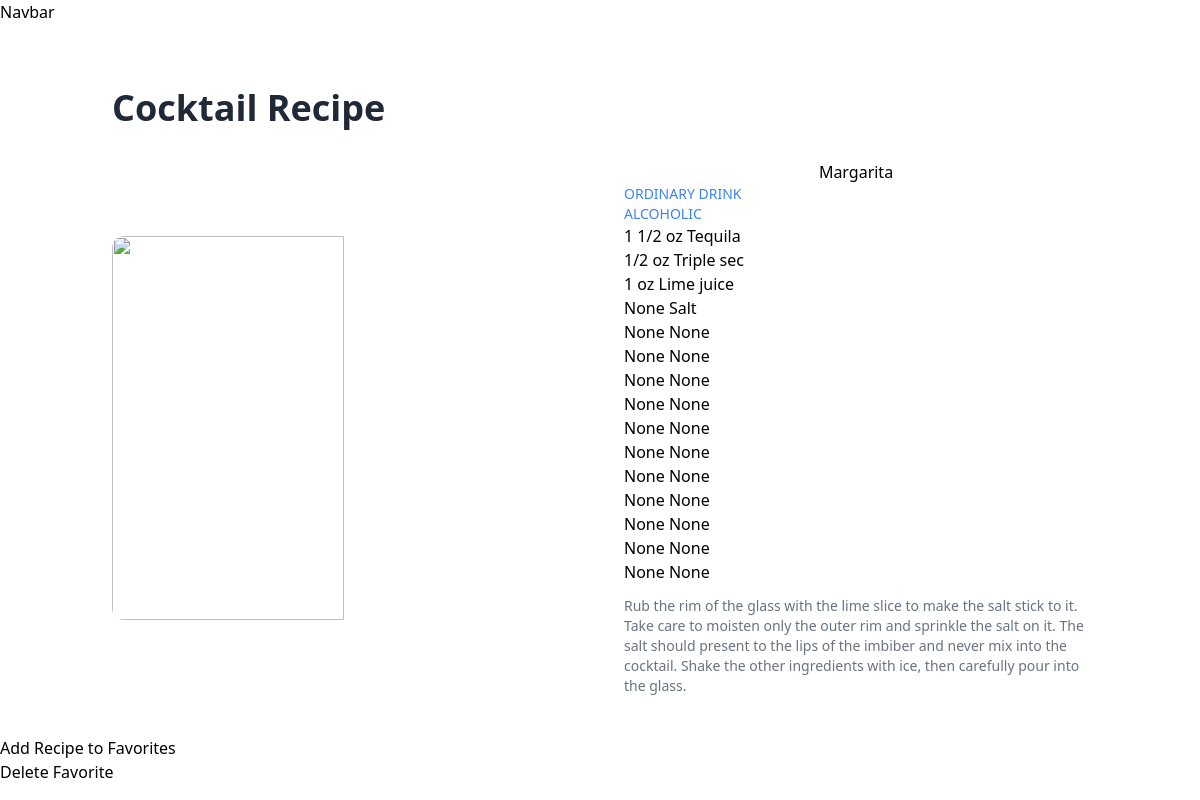
The page /get/cocktail/1 on the database its author committed.
### cocktail/models.py (models this page shows, shortened)
class Cocktail(models.Model):
    image = models.ImageField(null=True, default=None, blank=True)
    cocktail_id = models.IntegerField(editable=False, unique = False, default = 1)
    drinkName = models.CharField(max_length = 200, default = "")
    instructions = models.TextField()
    ingredient1 = models.CharField(max_length = 200, default = "")
    ingredient2 = models.CharField(max_length = 200, default = "")
    ingredient3 = models.CharField(max_length = 200, default = "")
    category = models.CharField(max_length = 200, default = "")
    glass = models.CharField(max_length = 200, default = "")
    ingredient4 = models.CharField(max_length = 200, default = "", null = True)
    ingredient5  = models.CharField(max_length = 200, default = "", null = True)
    ingredient6 = models.CharField(max_length = 200, default = "", null = True)
    ingredient7 = models.CharField(max_length = 200, default = "", null = True)
    ingredient8  = models.CharField(max_length = 200, default = "", null = True)
    ingredient9  = models.CharField(max_length = 200, default = "", null = True)
    ingredient10  = models.CharField(max_length = 200, default = "None", null= True)
    ingredient11 = models.CharField(max_length = 200, null = True, default = "None")
    ingredient12  = models.CharField(max_length = 200, default = "None", null = True)
    ingredient13 = models.CharField(max_length = 200, default = "None", null = True)
    ingredient14 = models.CharField(max_length = 200, default = "None", null = True)
    ingredient15  = models.CharField(max_length = 200, default = "None", null = True)
    measure1  = models.CharField(max_length = 200, default = "None", null = True)
    measure2  = models.CharField(max_length = 200, default = "None", null = True)
    measure3  = models.CharField(max_length = 200, default = "None", null = True)
    measure4 = models.CharField(max_length = 200, default = "None", null = True)
    measure5 = models.CharField(max_length = 200, default = "None", null = True)
    measure6 = models.CharField(max_length = 200, default = "None", null = True)
    measure7 = models.CharField(max_length = 200, default = "None", null = True)
    measure8 = models.CharField(max_length = 200, default = "None", null = True)
    measure9 = models.CharField(max_length = 200, default = "None", null = True)
    measure10= models.CharField(max_length = 200, default = "None", null = True)
    measure11= models.CharField(max_length = 200, default = "None", null = True)
    measure12= models.CharField(max_length = 200, default = "None", null = True)
    measure13= models.CharField(max_length = 200, default = "None", null = True)
    measure14= models.CharField(max_length = 200, default = "None", null = True)
    measure15= models.CharField(max_length = 200, default = "None", null = True)
    alcoholic= models.CharField(max_length = 200, default = "None", null = True)
    class Meta:
        app_label = 'cocktail'

### cocktail/views.py (the view)
# urls.py: path(r'get/cocktail/<id>', views.detail, name='detail'),
def detail(request, id):
    instance = get_object_or_404(Cocktail, id = id)
    return render (
        request,
        template_name='detail.html',
        context = {'cocktail': instance}
    )

### setup/templates/detail.html (shortened to what this page needs)
<!DOCTYPE html>
<html>
    <head>
        <link rel="stylesheet" href="">
    </head>
    <body>
        {% include 'base.html'%}
        {% load static %}
        {% block content %}
        <section class="bg-white dark:bg-gray-900">
            <div class="container px-6 py-10 mx-auto">
                <h1 class="text-3xl font-semibold text-gray-800 capitalize lg:text-4xl dark:text-white">Cocktail Recipe</h1>
                <div class="mt-8 lg:-mx-6 lg:flex lg:items-center">
                    <img class="object-cover w-full lg:mx-6 lg:w-1/2 rounded-xl h-72 lg:h-96"  src="{{ field.image }}">
                    <div class="mt-6 lg:w-1/2 lg:mt-0 lg:mx-6 ">
                        <h3 class="card-title text-center ">{{ cocktail.drinkName }}</h3>
                        <p class="text-sm text-blue-500 uppercase">{{cocktail.category}}</p>
                        <p class="text-sm text-blue-500 uppercase">{{cocktail.alcoholic}}</p>
                        <ul>
                            <li>{{cocktail.measure1}} {{cocktail.ingredient1}}</li>
                            <li>{{cocktail.measure2}} {{cocktail.ingredient2}}</li>
                            <li>{{cocktail.measure3}} {{cocktail.ingredient3}}</li>
                            <li>{{cocktail.measure4}} {{cocktail.ingredient4}}</li>
                            <li>{{cocktail.measure5}} {{cocktail.ingredient5}}</li>
                            <li>{{cocktail.measure6}} {{cocktail.ingredient6}}</li>
                            <li>{{cocktail.measure7}} {{cocktail.ingredient7}}</li>
                            <li>{{cocktail.measure8}} {{cocktail.ingredient8}}</li>
                            <li>{{cocktail.measure9}} {{cocktail.ingredient9}}</li>
                            <li>{{cocktail.measure10}} {{cocktail.ingredient10}}</li>
                            <li>{{cocktail.measure11}} {{cocktail.ingredient11}}</li>
                            <li>{{cocktail.measure12}} {{cocktail.ingredient12}}</li>
                            <li>{{cocktail.measure13}} {{cocktail.ingredient13}}</li>
                            <li>{{cocktail.measure14}} {{cocktail.ingredient14}}</li>
                            <li>{{cocktail.measure15}} {{cocktail.ingredient15}}</li>
                        </ul>
                        <p class="mt-3 text-sm text-gray-500 dark:text-gray-300 md:text-sm">
                           {{cocktail.instructions}}
                        </p>
                    </div>
                </div>
            </div>
            <form method="POST" action="{% url 'favorite' cocktail.id %}">
                <input type="submit" value="Add Recipe to Favorites" />
            </form>
            <a href="{% url 'delete' cocktail.id %}">Delete Favorite</a>
        </section>
        {% endblock %}
    </body>
</html>

### setup/templates/base.html (shortened to what this page needs)
<html>
<head>
</head>
<body>
  {% load static tailwind_tags %}
<nav class="navbar navbar-expand-lg navbar-light bg-light">
    <a class="navbar-brand" href="#">Navbar</a>
        {% tailwind_css %}
  </nav>
</body>
</html>

### rows shown on the page
Cocktail: drinkName "Margarita", category "ORDINARY DRINK", alcoholic "ALCOHOLIC", measure1 "1 1/2 oz", ingredient1 "Tequila", measure2 "1/2 oz", ingredient2 "Triple sec", measure3 "1 oz", ingredient3 "Lime juice", measure4 "None", ingredient4 "Salt", measure5 "None", ingredient5 "None", measure6 "None", ingredient6 "None", measure7 "None", ingredient7 "None", measure8 "None", ingredient8 "None", measure9 "None", ingredient9 "None", measure10 "None", ingredient10 "None", measure11 "None", ingredient11 "None", measure12 "None", ingredient12 "None", measure13 "None", ingredient13 "None", measure14 "None", ingredient14 "None", measure15 "None", ingredient15 "None", instructions "Rub the rim of the glass with the lime slice to make the salt stick to it. Take care to moisten only the outer rim and sprinkle the salt on it. The salt should present to the lips of the imbiber and never mix into the cocktail. Shake the other ingredients with ice, then carefully pour into the glass."
